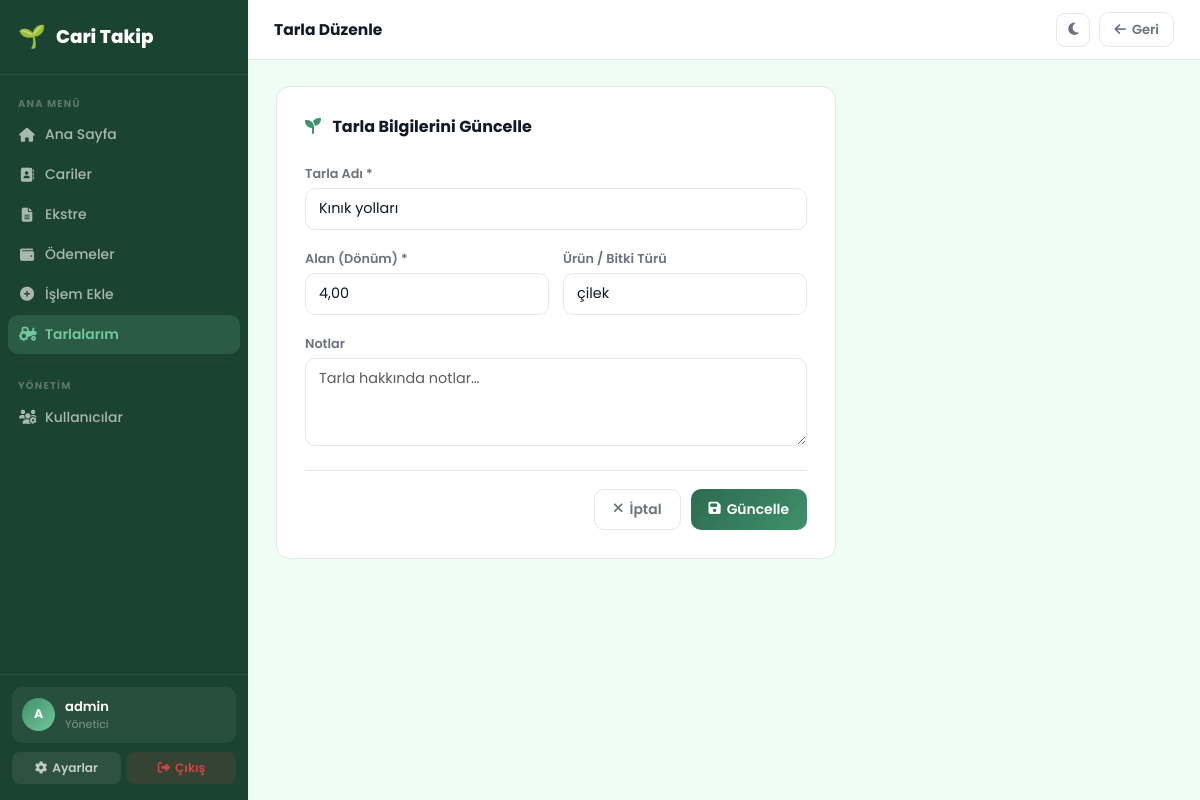
The app's page /tarlalar/1/duzenle/ (signed in) with its own data.
### fields/models.py (models this page shows, shortened)
class Field(models.Model):
    name = models.CharField(max_length=150)
    area = models.DecimalField(max_digits=8, decimal_places=2, help_text='Dönüm')
    crop_type = models.CharField(max_length=100, blank=True)
    notes = models.TextField(blank=True)
    created_at = models.DateTimeField(auto_now_add=True)
    class Meta:
        ordering = ['name']

### fields/views.py (the view, shortened to what this page needs)
# urls.py: path('<int:pk>/duzenle/', views.field_edit, name='field_edit'),
@login_required
def field_edit(request, pk):
    field = get_object_or_404(Field, pk=pk)
    return render(request, 'fields/field_form.html', {'field': field})

### Desktop/Yeni klasör/fields/templates/fields/field_form.html (shortened to what this page needs)
{% extends 'dashboard/base.html' %}
{% block page_title %}{% if field %}Tarla Düzenle{% else %}Yeni Tarla Ekle{% endif %}{% endblock %}
{% block topbar_right %}
<a href="{% url 'field_list' %}" class="btn-o" style="padding:7px 14px;font-size:.82rem;">
    <i class="fas fa-arrow-left"></i> Geri
</a>
{% endblock %}
{% block content %}
<div style="max-width:560px;">
    <div class="surface" style="padding:28px;">
        <div style="font-size:1rem;font-weight:700;margin-bottom:22px;">
            <i class="fas fa-seedling me-2" style="color:var(--primary-light);"></i>
            {% if field %}Tarla Bilgilerini Güncelle{% else %}Yeni Tarla Ekle{% endif %}
        </div>
        <form method="post">
            <div class="mb-3">
                <label class="form-label">Tarla Adı *</label>
                <input type="text" name="name" class="form-control"
                    value="{% if field %}{{ field.name }}{% elif form_data %}{{ form_data.name }}{% endif %}"
                    placeholder="örn. Kınık Yolları" required>
            </div>
            <div class="field-2 mb-3" style="display:grid;grid-template-columns:1fr 1fr;gap:14px;">
                <div>
                    <label class="form-label">Alan (Dönüm) *</label>
                    <input type="text" inputmode="decimal" name="area" class="form-control"
                        value="{% if field %}{{ field.area }}{% elif form_data %}{{ form_data.area }}{% endif %}"
                        placeholder="örn. 5" required>
                </div>
                <div>
                    <label class="form-label">Ürün / Bitki Türü</label>
                    <input type="text" name="crop_type" class="form-control"
                        value="{% if field %}{{ field.crop_type }}{% elif form_data %}{{ form_data.crop_type }}{% endif %}"
                        placeholder="örn. Çilek">
                </div>
            </div>
            <div class="mb-3">
                <label class="form-label">Notlar</label>
                <textarea name="notes" class="form-control" placeholder="Tarla hakkında notlar…">{% if field %}{{ field.notes }}{% elif form_data %}{{ form_data.notes }}{% endif %}</textarea>
            </div>
            <div style="display:flex;gap:10px;justify-content:flex-end;margin-top:24px;padding-top:18px;border-top:1px solid var(--border);">
                <a href="{% url 'field_list' %}" class="btn-o"><i class="fas fa-times"></i> İptal</a>
                <button type="submit" class="btn-g">
                    <i class="fas fa-save"></i> {% if field %}Güncelle{% else %}Kaydet{% endif %}
                </button>
            </div>
        </form>
    </div>
</div>
{% endblock %}

### Desktop/Yeni klasör/dashboard/templates/dashboard/base.html (shortened to what this page needs)
<!DOCTYPE html>
<html lang="tr" data-theme="light">
<head>
    <link href="https://cdn.jsdelivr.net/npm/bootstrap@5.3.0/dist/css/bootstrap.min.css" rel="stylesheet">
    <link href="https://cdnjs.cloudflare.com/ajax/libs/font-awesome/6.4.0/css/all.min.css" rel="stylesheet">
</head>
<body>
{% with cur=request.resolver_match.url_name %}
<aside class="sidebar" id="sidebar">
    <a class="sb-brand" href="{% url 'dashboard' %}">
        <span class="emoji">🌱</span> Cari Takip
    </a>
    <nav class="sb-nav">
        <div class="sb-section">Ana Menü</div>
        <a href="{% url 'dashboard' %}" class="sb-item {% if cur == 'dashboard' %}active{% endif %}">
            <i class="fas fa-home"></i> Ana Sayfa
        </a>
        <a href="{% url 'customer_list' %}" class="sb-item {% if cur == 'customer_list' or cur == 'customer_detail' or cur == 'customer_create' %}active{% endif %}">
            <i class="fas fa-address-book"></i> Cariler
        </a>
        <a href="{% url 'statement' %}" class="sb-item {% if cur == 'statement' %}active{% endif %}">
            <i class="fas fa-file-alt"></i> Ekstre
        </a>
        <a href="{% url 'payments' %}" class="sb-item {% if cur == 'payments' or cur == 'payment_create' %}active{% endif %}">
            <i class="fas fa-wallet"></i> Ödemeler
        </a>
        <a href="{% url 'transaction_create' %}" class="sb-item {% if cur == 'transaction_create' %}active{% endif %}">
            <i class="fas fa-plus-circle"></i> İşlem Ekle
        </a>
        <a href="{% url 'field_list' %}" class="sb-item {% if cur == 'field_list' or cur == 'field_detail' or cur == 'field_create' or cur == 'field_edit' %}active{% endif %}">
            <i class="fas fa-tractor"></i> Tarlalarım
        </a>
        {% if request.user.is_staff %}
        <hr class="sb-divider">
        <div class="sb-section">Yönetim</div>
        <a href="{% url 'user_list' %}" class="sb-item {% if cur == 'user_list' %}active{% endif %}">
            <i class="fas fa-users-cog"></i> Kullanıcılar
        </a>
        {% endif %}
    </nav>
    <div class="sb-footer">
        <div class="sb-user">
            <div class="sb-avatar">{{ request.user.username|first|upper }}</div>
            <div>
                <div class="sb-uname">{{ request.user.username }}</div>
                <div class="sb-urole">{% if request.user.is_staff %}Yönetici{% else %}Kullanıcı{% endif %}</div>
            </div>
        </div>
        <div class="sb-actions">
            <a href="{% url 'account_delete' %}" class="sb-abtn sb-settings"><i class="fas fa-cog"></i> Ayarlar</a>
            <a href="{% url 'logout' %}" class="sb-abtn sb-logout"><i class="fas fa-sign-out-alt"></i> Çıkış</a>
        </div>
    </div>
</aside>
<div class="app">
    <header class="topbar">
        <div class="topbar-l">
            <span class="page-title">{% block page_title %}{% endblock %}</span>
        </div>
        <div class="topbar-r">
            <button class="icon-btn" id="themeBtn" onclick="toggleTheme()" title="Tema Değiştir">
                <i class="fas fa-moon"></i>
            </button>
            {% block topbar_right %}{% endblock %}
        </div>
    </header>
    <div class="page-body">
        {% block content %}{% endblock %}
    </div>
</div>
{% endwith %}
</body>
</html>

### records on screen
Field: name "Kınık yolları", area "4,00", crop_type "çilek"

### other values on screen
{{ request.user.username|first|upper }} "A"
{{ request.user.username }} "admin"
